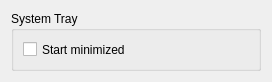
<ui version="4.0" >
 <class>GeneralSettingsWidget</class>
 <widget class="QWidget" name="GeneralSettingsWidget" >
  <property name="geometry" >
   <rect>
    <x>0</x>
    <y>0</y>
    <width>258</width>
    <height>72</height>
   </rect>
  </property>
  <property name="windowTitle" >
   <string>General Settings</string>
  </property>
  <layout class="QVBoxLayout" name="verticalLayout_2" >
   <item>
    <widget class="QGroupBox" name="groupBox" >
     <property name="minimumSize" >
      <size>
       <width>250</width>
       <height>60</height>
      </size>
     </property>
     <property name="title" >
      <string>System Tray</string>
     </property>
     <layout class="QVBoxLayout" name="verticalLayout" >
      <item>
       <widget class="QCheckBox" name="kcfg_startMinimized" >
        <property name="text" >
         <string>Start minimized</string>
        </property>
       </widget>
      </item>
     </layout>
    </widget>
   </item>
   <item>
    <spacer name="verticalSpacer" >
     <property name="orientation" >
      <enum>Qt::Vertical</enum>
     </property>
     <property name="sizeHint" stdset="0" >
      <size>
       <width>20</width>
       <height>15</height>
      </size>
     </property>
    </spacer>
   </item>
  </layout>
 </widget>
 <resources/>
 <connections/>
</ui>
